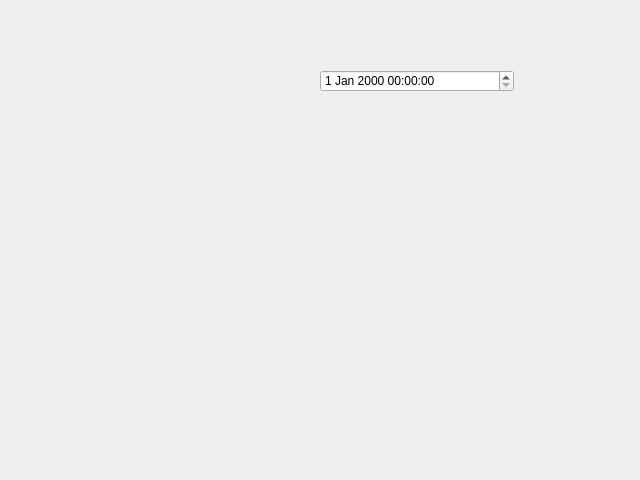
<?xml version="1.0" encoding="UTF-8"?>
<ui version="4.0">
 <class>Widget2</class>
 <widget class="QWidget" name="Widget2">
  <property name="geometry">
   <rect>
    <x>0</x>
    <y>0</y>
    <width>640</width>
    <height>480</height>
   </rect>
  </property>
  <property name="windowTitle">
   <string>Form</string>
  </property>
  <widget class="QDateTimeEdit" name="dateTimeEdit">
   <property name="geometry">
    <rect>
     <x>320</x>
     <y>70</y>
     <width>194</width>
     <height>22</height>
    </rect>
   </property>
  </widget>
 </widget>
 <resources/>
 <connections/>
</ui>
